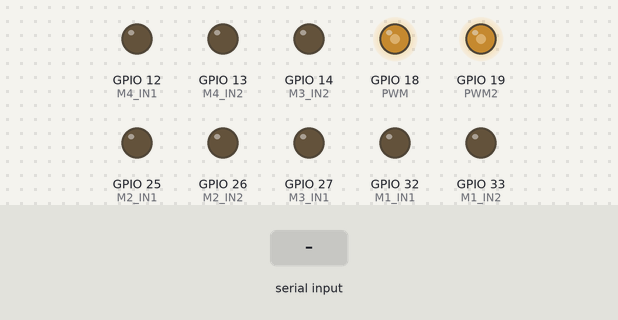
Recording of a program running on a simulated ESP32. Shown: output pins drawn as LEDs (lit = HIGH). The test bench sets the inputs (shaded band). Nothing arrives over Bluetooth unless stated; what the program prints to the serial monitor is not drawn.

Above: at 1.2 s.
1.3 s: "c" received over the second serial link
At 1.9 s:
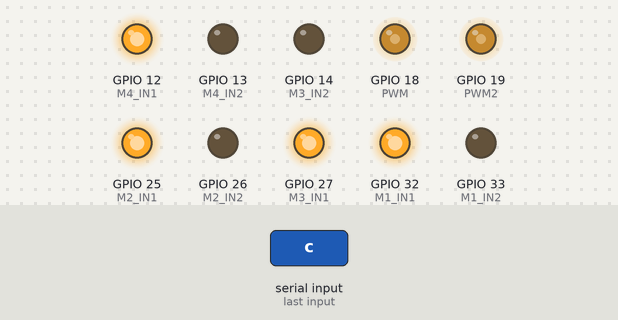
2.8 s: "g" received over the second serial link
At 4.0 s:
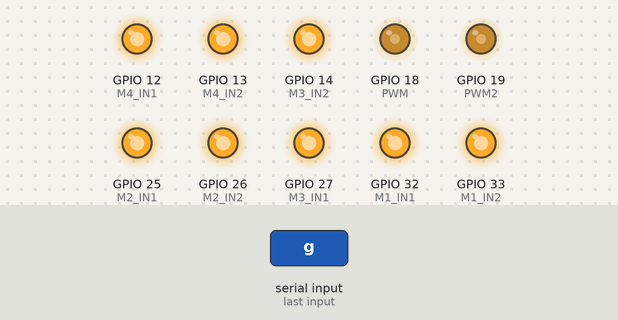
4.3 s: "h" received over the second serial link
At 5.4 s:
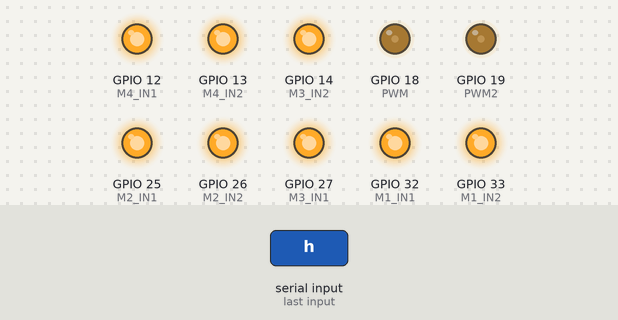
5.8 s: "e" received over the second serial link
At 6.5 s:
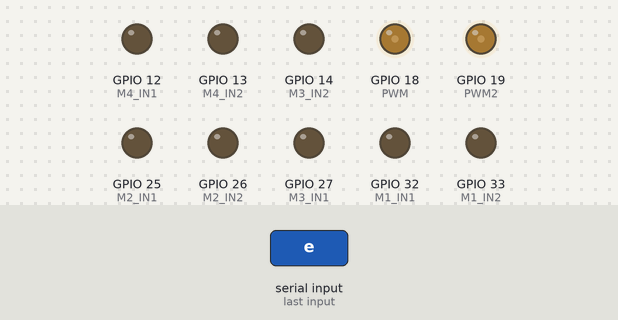
7.3 s: "f" received over the second serial link
At 7.7 s:
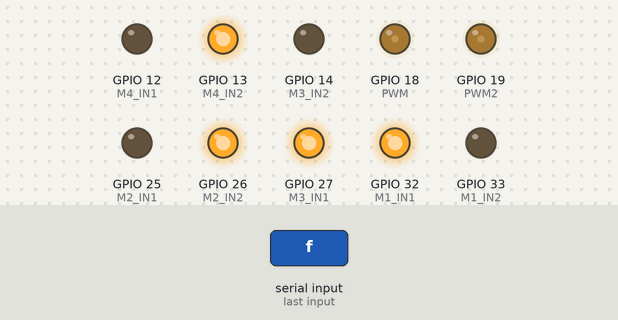
8.8 s: "i" received over the second serial link
At 10.0 s:
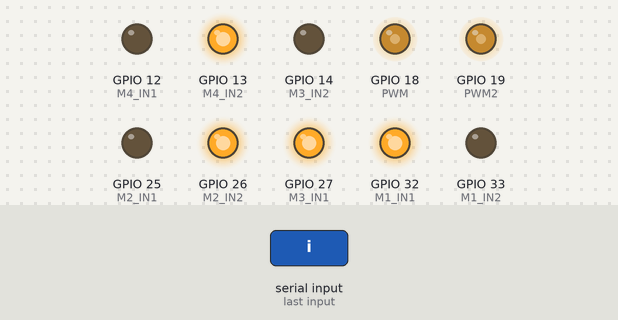
Timing chart, 0 to 11.3 s (numbered marks = the images above; inputs shaded):
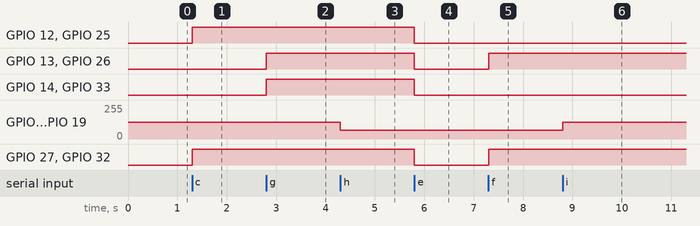

The program:

main.cpp
```cpp
#include <Arduino.h>
#include "BluetoothSerial.h"

#define M1_IN1 32
#define M1_IN2 33

#define M2_IN1 25
#define M2_IN2 26

#define M3_IN1 27
#define M3_IN2 14

#define M4_IN1 12
#define M4_IN2 13

#define PWM 18
#define PWM2 19

const int freq = 5000;
const int ledChannel = 0;
const int resolution = 8;

int dutyCycle = 126;

BluetoothSerial SerialBT;

void setup() {
  ledcSetup(ledChannel, freq, resolution);
  ledcAttachPin(PWM, ledChannel);
  ledcAttachPin(PWM2, ledChannel);
  ledcWrite(ledChannel, dutyCycle);
  pinMode(M1_IN1, OUTPUT);
  pinMode(M1_IN2, OUTPUT);
  pinMode(M2_IN1, OUTPUT);
  pinMode(M2_IN2, OUTPUT);
  pinMode(M3_IN1, OUTPUT);
  pinMode(M3_IN2, OUTPUT);
  pinMode(M4_IN1, OUTPUT);
  pinMode(M4_IN2, OUTPUT);
  digitalWrite(M1_IN1, LOW);
  digitalWrite(M1_IN2, LOW);
  digitalWrite(M2_IN1, LOW);
  digitalWrite(M2_IN2, LOW);
  digitalWrite(M3_IN1, LOW);
  digitalWrite(M3_IN2, LOW);
  digitalWrite(M4_IN1, LOW);
  digitalWrite(M4_IN2, LOW);
  Serial.begin(9600);
  SerialBT.begin("ESP32test"); //Bluetooth device name
  Serial.println("The device started, now you can pair it with bluetooth!");
}

void loop() {
  if (SerialBT.available()) {
  char letra = SerialBT.read();
  switch (letra)
  {
  case 'c':
    digitalWrite(M1_IN1, HIGH);
    digitalWrite(M2_IN1, HIGH);
    digitalWrite(M3_IN1, HIGH);
    digitalWrite(M4_IN1, HIGH);
    break;
  case 'g':
    digitalWrite(M1_IN2, HIGH);
    digitalWrite(M2_IN2, HIGH);
    digitalWrite(M3_IN2, HIGH);
    digitalWrite(M4_IN2, HIGH);
    break;
  case 'f':
    digitalWrite(M1_IN1, HIGH);
    digitalWrite(M2_IN2, HIGH);
    digitalWrite(M3_IN1, HIGH);
    digitalWrite(M4_IN2, HIGH);
    break;
  case 'd':
    digitalWrite(M1_IN2, HIGH);
    digitalWrite(M2_IN1, HIGH);
    digitalWrite(M3_IN2, HIGH);
    digitalWrite(M4_IN1, HIGH);
    break;
  case 'e':
    digitalWrite(M1_IN1, LOW);
    digitalWrite(M1_IN2, LOW);
    digitalWrite(M2_IN1, LOW);
    digitalWrite(M2_IN2, LOW);
    digitalWrite(M3_IN1, LOW);
    digitalWrite(M3_IN2, LOW);
    digitalWrite(M4_IN1, LOW);
    digitalWrite(M4_IN2, LOW);
    break;
  case 'h':
    dutyCycle = 64;
    ledcWrite(ledChannel, dutyCycle);
    break;
  case 'i':
    dutyCycle = 126;
    ledcWrite(ledChannel, dutyCycle);
    break;
  case 'j':
    dutyCycle = 255;
    ledcWrite(ledChannel, dutyCycle);
    break;
  default:
    break;
  }
  }
}
```

Measured:
- after the input at 1.3 s, GPIO 12 (M4_IN1), GPIO 25 (M2_IN1), GPIO 27 (M3_IN1), GPIO 32 (M1_IN1): LOW → HIGH at once
- after the input at 2.8 s, GPIO 13 (M4_IN2), GPIO 14 (M3_IN2), GPIO 26 (M2_IN2), GPIO 33 (M1_IN2): LOW → HIGH at once
- after the input at 4.3 s, GPIO 18 (PWM), GPIO 19 (PWM2): 126/255 → 64/255 at once
- after the input at 5.8 s, GPIO 12 (M4_IN1), GPIO 13 (M4_IN2), GPIO 14 (M3_IN2), GPIO 25 (M2_IN1), GPIO 26 (M2_IN2), GPIO 27 (M3_IN1), GPIO 32 (M1_IN1), GPIO 33 (M1_IN2): HIGH → LOW at once
- after the input at 7.3 s, GPIO 13 (M4_IN2), GPIO 26 (M2_IN2), GPIO 27 (M3_IN1), GPIO 32 (M1_IN1): LOW → HIGH at once
- after the input at 8.8 s, GPIO 18 (PWM), GPIO 19 (PWM2): 64/255 → 126/255 at once
